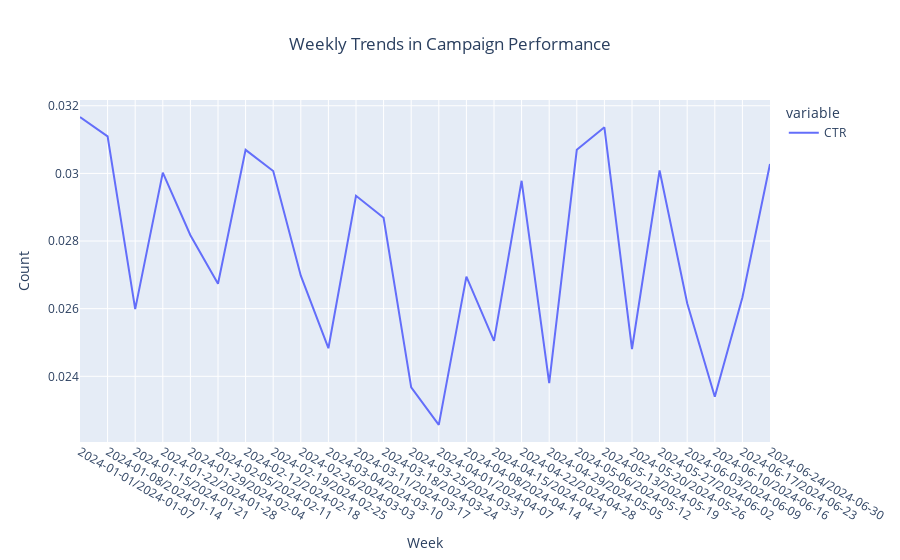

The cell this chart's notebook holds for it:
### Code cell
fig_weekly = px.line(weekly_data, x='week', y=['CTR'],
                     title='Weekly Trends in Campaign Performance',
                     labels={'value': 'Count', 'week': 'Week'})
fig_weekly.update_layout(title_x=0.5)
fig_weekly.show()

### Figure 1 — Plotly figure (JSON) as saved in the notebook; plotly's stock layout.template omitted (floating-point values rounded to 4 significant figures)
{"data": [{"hovertemplate": "variable=CTR<br>Week=%{x}<br>Count=%{y}<extra></extra>", "legendgroup": "CTR", "line": {"color": "#636efa", "dash": "solid"}, "marker": {"symbol": "circle"}, "mode": "lines", "name": "CTR", "orientation": "v", "showlegend": true, "type": "scatter", "x": ["2024-01-01/2024-01-07", "2024-01-08/2024-01-14", "2024-01-15/2024-01-21", "2024-01-22/2024-01-28", "2024-01-29/2024-02-04", "2024-02-05/2024-02-11", "2024-02-12/2024-02-18", "2024-02-19/2024-02-25", "2024-02-26/2024-03-03", "2024-03-04/2024-03-10", "2024-03-11/2024-03-17", "2024-03-18/2024-03-24", "2024-03-25/2024-03-31", "2024-04-01/2024-04-07", "2024-04-08/2024-04-14", "2024-04-15/2024-04-21", "2024-04-22/2024-04-28", "2024-04-29/2024-05-05", "2024-05-06/2024-05-12", "2024-05-13/2024-05-19", "2024-05-20/2024-05-26", "2024-05-27/2024-06-02", "2024-06-03/2024-06-09", "2024-06-10/2024-06-16", "2024-06-17/2024-06-23", "2024-06-24/2024-06-30"], "xaxis": "x", "y": [0.03167, 0.03109, 0.02599, 0.03002, 0.02817, 0.02674, 0.0307, 0.03007, 0.02697, 0.02483, 0.02934, 0.02869, 0.02367, 0.02256, 0.02695, 0.02505, 0.02978, 0.0238, 0.0307, 0.03136, 0.02481, 0.03009, 0.02616, 0.02339, 0.02633, 0.03028], "yaxis": "y"}], "layout": {"legend": {"title": {"text": "variable"}, "tracegroupgap": 0}, "title": {"text": "Weekly Trends in Campaign Performance", "x": 0.5}, "xaxis": {"anchor": "y", "domain": [0, 1], "title": {"text": "Week"}}, "yaxis": {"anchor": "x", "domain": [0, 1], "title": {"text": "Count"}}}}
